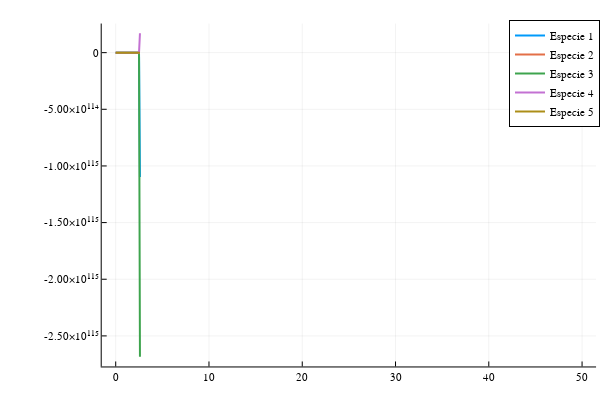

Notebook code cell kept with this figure:
### Code cell
plot(t,sol[:,1],label ="Especie 1",w=2)

plot!(t,sol[:,2],label ="Especie 2",w=2)
plot!(t,sol[:,3],label ="Especie 3",w=2)
plot!(t,sol[:,4],label ="Especie 4",w=2)
plot!(t,sol[:,5],label ="Especie 5",w=2)

### Figure 1 — Plotly figure (JSON) as saved in the notebook; plotly's stock layout.template omitted (floating-point values rounded to 4 significant figures)
{"data": [{"colorbar": {"len": 0.9525, "title": "", "x": 0.9934, "y": 0.5139}, "legendgroup": "Especie 1", "line": {"color": "rgba(0, 154, 250, 1.000)", "dash": "solid", "shape": "linear", "width": 2}, "mode": "lines", "name": "Especie 1", "showlegend": true, "type": "scatter", "x": [0, 0.1, 0.2, 0.3, 0.4, 0.5, 0.6, 0.7, 0.8, 0.9, 1, 1.1, 1.2, 1.3, 1.4, 1.5, 1.6, 1.7, 1.8, 1.9, 2, 2.1, 2.2, 2.3, 2.4, 2.5, 2.6], "xaxis": "x", "y": [0.45, 0.4586, 0.4661, 0.4787, 0.5007, 0.5351, 0.584, 0.65, 0.7364, 0.8478, 0.9904, 1.173, 1.407, 1.711, 2.107, 2.63, 3.329, 4.28, 5.6, 7.486, 10.3, 14.84, 23.13, 42.57, 136.7, -211800000.0, -1.097e+115], "yaxis": "y"}, {"colorbar": {"len": 0.9525, "title": "", "x": 0.9934, "y": 0.5139}, "legendgroup": "Especie 2", "line": {"color": "rgba(227, 111, 71, 1.000)", "dash": "solid", "shape": "linear", "width": 2}, "mode": "lines", "name": "Especie 2", "showlegend": true, "type": "scatter", "x": [0, 0.1, 0.2, 0.3, 0.4, 0.5, 0.6, 0.7, 0.8, 0.9, 1, 1.1, 1.2, 1.3, 1.4, 1.5, 1.6, 1.7, 1.8, 1.9, 2, 2.1, 2.2, 2.3, 2.4, 2.5, 2.6], "xaxis": "x", "y": [2.71, 3.414, 3.815, 3.952, 3.922, 3.807, 3.656, 3.493, 3.33, 3.17, 3.01, 2.848, 2.679, 2.498, 2.3, 2.078, 1.827, 1.545, 1.233, 0.9018, 0.5757, 0.2944, 0.1037, 0.03147, 0.2392, -1264000.0, -3.634e+111], "yaxis": "y"}, {"colorbar": {"len": 0.9525, "title": "", "x": 0.9934, "y": 0.5139}, "legendgroup": "Especie 3", "line": {"color": "rgba(62, 164, 78, 1.000)", "dash": "solid", "shape": "linear", "width": 2}, "mode": "lines", "name": "Especie 3", "showlegend": true, "type": "scatter", "x": [0, 0.1, 0.2, 0.3, 0.4, 0.5, 0.6, 0.7, 0.8, 0.9, 1, 1.1, 1.2, 1.3, 1.4, 1.5, 1.6, 1.7, 1.8, 1.9, 2, 2.1, 2.2, 2.3, 2.4, 2.5, 2.6], "xaxis": "x", "y": [2.68, 2.324, 2.014, 1.76, 1.555, 1.39, 1.255, 1.141, 1.041, 0.9506, 0.8643, 0.7791, 0.6925, 0.6025, 0.5085, 0.411, 0.3125, 0.218, 0.1342, 0.069, 0.02725, 0.007749, 0.002944, 0.009966, 1.311, -100000000.0, -2.684e+115], "yaxis": "y"}, {"colorbar": {"len": 0.9525, "title": "", "x": 0.9934, "y": 0.5139}, "legendgroup": "Especie 4", "line": {"color": "rgba(195, 113, 210, 1.000)", "dash": "solid", "shape": "linear", "width": 2}, "mode": "lines", "name": "Especie 4", "showlegend": true, "type": "scatter", "x": [0, 0.1, 0.2, 0.3, 0.4, 0.5, 0.6, 0.7, 0.8, 0.9, 1, 1.1, 1.2, 1.3, 1.4, 1.5, 1.6, 1.7, 1.8, 1.9, 2, 2.1, 2.2, 2.3, 2.4, 2.5, 2.6], "xaxis": "x", "y": [2.63, 2.795, 2.943, 3.072, 3.186, 3.289, 3.385, 3.481, 3.582, 3.692, 3.821, 3.976, 4.169, 4.415, 4.738, 5.173, 5.772, 6.621, 7.866, 9.756, 12.76, 17.87, 27.54, 50.5, 149.3, 208800000.0, 1.712e+114], "yaxis": "y"}, {"colorbar": {"len": 0.9525, "title": "", "x": 0.9934, "y": 0.5139}, "legendgroup": "Especie 5", "line": {"color": "rgba(172, 142, 24, 1.000)", "dash": "solid", "shape": "linear", "width": 2}, "mode": "lines", "name": "Especie 5", "showlegend": true, "type": "scatter", "x": [0, 0.1, 0.2, 0.3, 0.4, 0.5, 0.6, 0.7, 0.8, 0.9, 1, 1.1, 1.2, 1.3, 1.4, 1.5, 1.6, 1.7, 1.8, 1.9, 2, 2.1, 2.2, 2.3, 2.4, 2.5, 2.6], "xaxis": "x", "y": [2.69, 1.862, 1.263, 0.8567, 0.59, 0.4151, 0.2987, 0.2194, 0.164, 0.1243, 0.09523, 0.07344, 0.05679, 0.04383, 0.03358, 0.02535, 0.01866, 0.01319, 0.008738, 0.005228, 0.002652, 0.001027, 0.0002815, 0.0001997, 0.005544, -94840.0, -1.162e+111], "yaxis": "y"}], "layout": {"annotations": [], "height": 400, "legend": {"bgcolor": "rgba(255, 255, 255, 1.000)", "bordercolor": "rgba(0, 0, 0, 1.000)", "borderwidth": 1, "font": {"color": "rgba(0, 0, 0, 1.000)", "family": "sans-serif", "size": 11}, "title": {"font": {"color": "rgba(0, 0, 0, 1.000)", "family": "sans-serif", "size": 15}, "text": ""}, "tracegroupgap": 0, "traceorder": "normal", "x": 1, "xanchor": "auto", "y": 1, "yanchor": "auto"}, "margin": {"b": 20, "l": 0, "r": 0, "t": 20}, "paper_bgcolor": "rgba(255, 255, 255, 1.000)", "plot_bgcolor": "rgba(255, 255, 255, 1.000)", "showlegend": true, "width": 600, "xaxis": {"anchor": "y", "domain": [0.1695, 0.9934], "gridcolor": "rgba(0, 0, 0, 0.100)", "gridwidth": 0.5, "linecolor": "rgba(0, 0, 0, 1.000)", "mirror": false, "range": [-1.5, 51.5], "showgrid": true, "showline": true, "showticklabels": true, "tickangle": 0, "tickcolor": "rgb(0, 0, 0)", "tickfont": {"color": "rgba(0, 0, 0, 1.000)", "family": "sans-serif", "size": 11}, "tickmode": "array", "ticks": "inside", "ticktext": ["0", "10", "20", "30", "40", "50"], "tickvals": [0, 10, 20, 30, 40, 50], "title": "", "titlefont": {"color": "rgba(0, 0, 0, 1.000)", "family": "sans-serif", "size": 15}, "type": "-", "visible": true, "zeroline": false, "zerolinecolor": "rgba(0, 0, 0, 1.000)"}, "yaxis": {"anchor": "x", "domain": [0.03762, 0.9902], "gridcolor": "rgba(0, 0, 0, 0.100)", "gridwidth": 0.5, "linecolor": "rgba(0, 0, 0, 1.000)", "mirror": false, "range": [-2.77e+115, 2.569e+114], "showgrid": true, "showline": true, "showticklabels": true, "tickangle": 0, "tickcolor": "rgb(0, 0, 0)", "tickfont": {"color": "rgba(0, 0, 0, 1.000)", "family": "sans-serif", "size": 11}, "tickmode": "array", "ticks": "inside", "ticktext": ["-2.50×10¹¹⁵", "-2.00×10¹¹⁵", "-1.50×10¹¹⁵", "-1.00×10¹¹⁵", "-5.00×10¹¹⁴", "0"], "tickvals": [-2.5e+115, -2e+115, -1.5e+115, -1e+115, -5e+114, 0], "title": "", "titlefont": {"color": "rgba(0, 0, 0, 1.000)", "family": "sans-serif", "size": 15}, "type": "-", "visible": true, "zeroline": false, "zerolinecolor": "rgba(0, 0, 0, 1.000)"}}}
